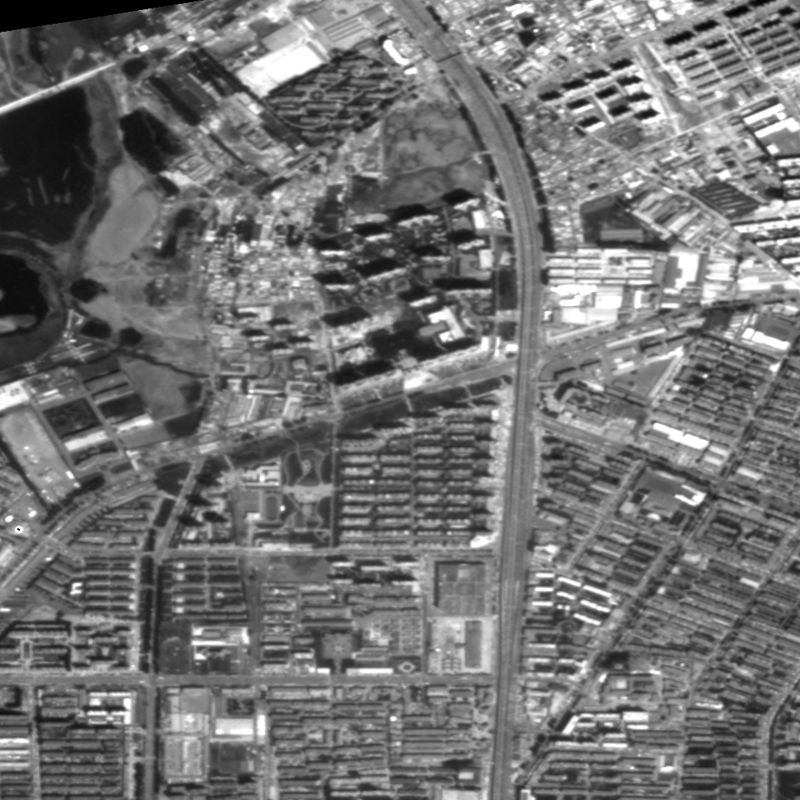
%> input picture optical_2_1.tif, 800 x 800 px
$ octave main.m   (GNU Octave 9; MATLAB toolbox functions it lacks are replaced by stand-ins)
%> lines starting %> are read from the running program, lines starting %| are printed output that depends on the picture
### ImageTranslate.m
function img2 = ImageTranslate(img1, delta_v, delta_h)%参数分别为图像矩阵、水平位移、垂直位移
%> called with delta_v = 35, delta_h = 47
    %%取位移的绝对值
    abs_delta_v = abs(delta_v);
    abs_delta_h = abs(delta_h);
    %%将图像uint8类型的数据转换为double类型的同时，把数据范围由原来的0~255映射到0~1，可以看作数据的一种归一化,以便计算
    img = im2double(img1);
    %获取图像的宽和高以及层数，即图像数据的行数r和列数c以及维数l
    [r,c,l] = size(img);

    %如果平移的水平位移或垂直位移大于图像的宽度或高度，则直接输出黑色图像即可
    if(abs_delta_h >= r || abs_delta_v >= c)
       img2 = zeros(r,c,l);
       return
    elseif(abs_delta_h == 0 && abs_delta_v == 0)%当水平和垂直位移都为0时，输出原图像
        img2 = img;
        return
    end

    %%构造矩阵
    rows = zeros(abs_delta_h,c,l);%用于插入图像的上方或下方，当垂直位移为负时插入图像的下方
    cols = zeros(r + abs_delta_h,abs_delta_v,l);%用于插入图像的左方或右方，当水平位移为负时插入图像的右方

    if(delta_v < 0)%当水平位移为负时插入图像的下方
        img = [img;rows];
        if(delta_h < 0)%当垂直位移为负时插入图像的右方
            img = [img,cols];
            img2 = img(abs_delta_h:end,abs_delta_v:end,:);%输出右下角
        elseif(delta_h >= 0)%当垂直位移为正时插入图像的左方
            img = [cols,img];
            img2 = img(max(abs_delta_h,1):end,1:c,:);%输出右下角
        end
    elseif(delta_v > 0)%当水平位移为正时插入图像的上方
        img = [rows;img];
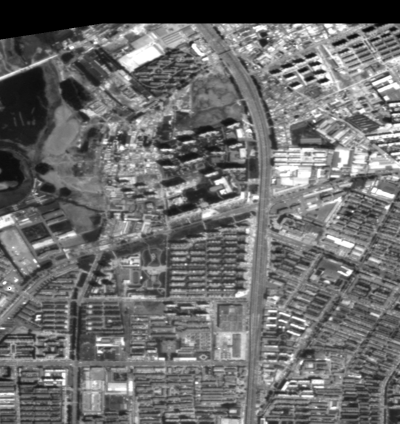
%> img: size 847x800 double (shown at 1/2 size); min 0, max 255, mean 107.8
        if(delta_h < 0)
            img = [img,cols];
            img2 = img(1:r,abs_delta_v:end,:);%输出右上角
        elseif(delta_h >= 0)
            img = [cols,img];
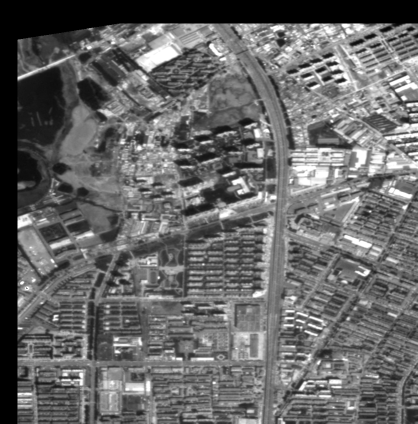
%> img: size 847x835 double (shown at 1/2 size); min 0, max 255, mean 103.3
            img2 = img(1:r,1:c,:);%输出左上角
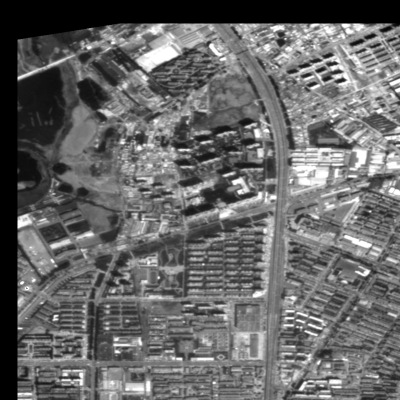
%> img2: size 800x800 double (shown at 1/2 size); min 0, max 255, mean 103
        end
    else%当水平位移为0时垂直方向不操作
        if(delta_h < 0)
            img = [img;rows];
            img2 = img(1:r,abs_delta_v:end,:);%输出图像右方
        elseif(delta_h >= 0)
            img = [cols,img];
            img2 = img(1:r,1:c,:);%输出图像左方
        end
    end

    [r2,c2,l2] = size(img2);
end

### FourierMellin.m
function [registered1,registered2,Tx,Ty] = FourierMellin(Img1,Img2,fm1,fm2,lth,hth)

    % The procedure is as follows (note this does not compute scale)

    % (1)   read I1
    % (2)   read I2
    % (3)   FFT of I1, 频率移至0
    % (4)   FFT of I2, 频率移至0
    % (5)   对(3)高通滤波
    % (6)   对(4)高通滤波
    % (7)   把(5)换到对数坐标系
    % (8)   把(6)换到对数坐标系
    % (9)   FFT of (7)
    % (10)  FFT of (8)
    % (11)  相位相关 (9) 和 (10)
    % (12)  定位(11)相位相关峰值
    % (13)  计算旋转角 (360 / Image Y Size) * y from (12)
    % (14)  旋转图像 (13)角度
    % (15)  旋转图像 (13)角度+180
    % (16)  FFT of (14)
    % (17)  FFT of (15)
    % (18)  相位相关 (3) 和 (16)
    % (19)  相位相关 (3) 和 (17)
    % (20)  求(18)相位相关结果的峰值
    % (21)  求(19)相位相关结果的峰值
    % (22)  如果相位相关峰值(20) > 峰值(21), (20)得到的坐标是变换参数
    % (23a) 反之(21)结果作为变换参数
    % (23b) 如果旋转角 (13) < 180, 加180反之减去180

    % ---------------------------------------------------------------------


    % Load first feature map image (I1)

    I1 = fm1;


    % Load second image (I2)

    I2 = fm2;


    % ---------------------------------------------------------------------


    % Convert both to FFT, centering on zero frequency component

    SizeX = size(I1, 1);
    SizeY = size(I1, 2);

    FA = fftshift(fft2(I1));
    FB = fftshift(fft2(I2));

    % Output (FA, FB)


    % ---------------------------------------------------------------------


    % Convolve the magnitude of the FFT with a high pass filter)

    IA = hipass_filter(size(I1, 1),size(I1,2)).*abs(FA);
    IB = hipass_filter(size(I2, 1),size(I2,2)).*abs(FB);


    % Transform the high passed FFT phase to Log Polar space

    L1 = transformImage(IA, SizeX, SizeY, SizeX, SizeY, 'nearest', size(IA) / 2, 'full');
    L2 = transformImage(IB, SizeX, SizeY, SizeX, SizeY, 'nearest', size(IB) / 2, 'full');


    % Convert log polar magnitude spectrum to FFT

    THETA_F1 = fft2(L1);
    THETA_F2 = fft2(L2);


    % Compute cross power spectrum of F1 and F2

    a1 = angle(THETA_F1);
    a2 = angle(THETA_F2);

    THETA_CROSS = exp(i * (a1 - a2));
    THETA_PHASE = real(ifft2(THETA_CROSS));


    % Find the peak of the phase correlation

    THETA_SORTED = sort(THETA_PHASE(:));  % TODO speed-up, we surely don't need to sort

    SI = length(THETA_SORTED):-1:(length(THETA_SORTED));

    [THETA_X, THETA_Y] = find(THETA_PHASE == THETA_SORTED(SI));


    % Compute angle of rotation

    DPP = 360 / size(THETA_PHASE, 2);

    Theta = DPP * (THETA_Y - 1);

    % Output (Theta)


    % ---------------------------------------------------------------------


    % Rotate image back by theta and theta + 180

    R1 = imrotate(I2, -Theta, 'nearest', 'crop');
    R2 = imrotate(I2,-(Theta + 180), 'nearest', 'crop');

    % Output (R1, R2)


	% ---------------------------------------------------------------------


    % Take FFT of R1

    R1_F2 = fftshift(fft2(R1));


    % Compute cross power spectrum of R1_F2 and F2

    a1 = angle(FA);
    a2 = angle(R1_F2);

    R1_F2_CROSS = exp(i * (a1 - a2));
    R1_F2_PHASE = real(ifft2(R1_F2_CROSS));
%     figure;
%     surf((R1_F2_PHASE - min(min(R1_F2_PHASE)))/(max(max(R1_F2_PHASE))-min(min(R1_F2_PHASE))));title('旋转互相关峰值图（梯度预处理后）');
%
    % Output (R1_F2_PHASE)


    % ---------------------------------------------------------------------


    % Take FFT of R2

    R2_F2 = fftshift(fft2(R2));


    % Compute cross power spectrum of R2_F2 and F2

    a1 = angle(FA);
    a2 = angle(R2_F2);

    R2_F2_CROSS = exp(i * (a1 - a2));
    R2_F2_PHASE = real(ifft2(R2_F2_CROSS));

    % Output (R2_F2_PHASE)
    figure;
    surf((R2_F2_PHASE - min(min(R2_F2_PHASE)))/(max(max(R2_F2_PHASE))-min(min(R2_F2_PHASE))));title('平移互相关峰值图（梯度预处理后）');
    figure;

    % ---------------------------------------------------------------------


    % Decide whether to flip 180 or -180 depending on which was the closest

    MAX_R1_F2 = max(max(R1_F2_PHASE));
    MAX_R2_F2 = max(max(R2_F2_PHASE));

    if (MAX_R1_F2 > MAX_R2_F2)

        [y, x] = find(R1_F2_PHASE == max(max(R1_F2_PHASE)));

        R = imrotate(Img2, -Theta, 'nearest', 'crop');


    else

        [y, x] = find(R2_F2_PHASE == max(max(R2_F2_PHASE)));

        if (Theta < 180)
            Theta = Theta + 180;
        else
            Theta = Theta - 180;
        end

        R = imrotate(Img2,-(Theta + 180), 'nearest', 'crop');
    end

    % Output (R, x, y)


    % ---------------------------------------------------------------------


    % Ensure correct translation by taking from correct edge

    Tx = x - 1;
    Ty = y - 1;

    if (x > (size(I1, 2) / 2))
        Tx = Tx - size(I1, 2);
    end

    if (y > (size(I1, 1) / 2))
        Ty = Ty - size(I1, 1);
    end

    % Output (Sx, Sy)


    % ---------------------------------------------------------------------
    % FOLLOWING CODE TAKEN DIRECTLY FROM fm_gui_v2

    % Combine original and registered images

    input2_rectified = R; move_ht = Ty; move_wd = Tx;

    total_height = max(size(I1,1),(abs(move_ht)+size(input2_rectified,1)));
    total_width =  max(size(I1,2),(abs(move_wd)+size(input2_rectified,2)));
    combImage = zeros(total_height,total_width); registered1 = zeros(total_height,total_width); registered2 = zeros(total_height,total_width);

    % if move_ht and move_wd are both POSITIVE
    if((move_ht>=0)&&(move_wd>=0))
        registered1(1:size(I1,1),1:size(I1,2)) = Img1;
        registered2((1+move_ht):(move_ht+size(input2_rectified,1)),(1+move_wd):(move_wd+size(input2_rectified,2))) = input2_rectified;
    elseif ((move_ht<0)&&(move_wd<0))   % if translations are both NEGATIVE
        registered2(1:size(input2_rectified,1),1:size(input2_rectified,2)) = input2_rectified;
        registered1((1+abs(move_ht)):(abs(move_ht)+size(I1,1)),(1+abs(move_wd)):(abs(move_wd)+size(I1,2))) = Img1;
    elseif ((move_ht>=0)&&(move_wd<0))
        registered2((move_ht+1):(move_ht+size(input2_rectified,1)),1:size(input2_rectified,2)) = input2_rectified;
        registered1(1:size(I1,1),(abs(move_wd)+1):(abs(move_wd)+size(I1,2))) = Img1;
    elseif ((move_ht<0)&&(move_wd>=0))
        registered1((abs(move_ht)+1):(abs(move_ht)+size(I1,1)),1:size(I1,2)) = Img1;
        registered2(1:size(input2_rectified,1),(move_wd+1):(move_wd+size(input2_rectified,2))) = input2_rectified;
    end

    if sum(sum(registered1==0)) > sum(sum(registered2==0))   % find the image with the greater number of zeros - we shall plant that one and then bleed in the other for the combined image
        plant = registered1;    bleed = registered2;
    else
        plant = registered2;    bleed = registered1;
    end

    combImage = plant;
    for p=1:total_height
        for q=1:total_width
            if (combImage(p,q)==0)
                combImage(p,q) = bleed(p,q);
            end
        end
    end


    % Show final image

    imagesc(combImage, [lth hth]);
    colormap('gray');
    title('Fourier Mellin Registration (Pixel Level)')
    axis xy;

### hipass_filter.m
function H = hipass_filter(ht,wd)
% hi-pass filter function
% ...designed for use with Fourier-Mellin stuff
res_ht = 1 / (ht-1);
res_wd = 1 / (wd-1);

eta = cos(pi*(-0.5:res_ht:0.5));
neta = cos(pi*(-0.5:res_wd:0.5));
X = eta'*neta;

H=(1.0-X).*(2.0-X);

### transformImage.m
function [r,g,b] = transformImage(A, Ar, Ac, Nrho, Ntheta, Method, Center, Shape)

% Inputs:   A       输入图像
%           Nrho    行数
%           Ntheta  列数
%           Method  插值算法
%           Center  初始图像中点
%           Shape   输出大小
%           Class   存储格式

global rho;

theta = linspace(0,2*pi,Ntheta+1); theta(end) = [];

switch Shape
case 'full'
    corners = [1 1;Ar 1;Ar Ac;1 Ac];
    d = max(sqrt(sum((repmat(Center(:)',4,1)-corners).^2,2)));
case 'valid'
    d = min([Ac-Center(1) Center(1)-1 Ar-Center(2) Center(2)-1]);
end
minScale = 1;
rho = logspace(log10(minScale),log10(d),Nrho)';  % default 'base 10' logspace - play with d to change the scale of the log axis

% convert polar coordinates to cartesian coordinates and center
xx = rho*cos(theta) + Center(1);
yy = rho*sin(theta) + Center(2);

if nargout==3
  if strcmp(Method,'nearest'), % Nearest neighbor interpolation
    r=interp2(A(:,:,1),xx,yy,'nearest');
    g=interp2(A(:,:,2),xx,yy,'nearest');
    b=interp2(A(:,:,3),xx,yy,'nearest');
  elseif strcmp(Method,'bilinear'), % Linear interpolation
    r=interp2(A(:,:,1),xx,yy,'linear');
    g=interp2(A(:,:,2),xx,yy,'linear');
    b=interp2(A(:,:,3),xx,yy,'linear');
  elseif strcmp(Method,'bicubic'), % Cubic interpolation
    r=interp2(A(:,:,1),xx,yy,'cubic');
    g=interp2(A(:,:,2),xx,yy,'cubic');
    b=interp2(A(:,:,3),xx,yy,'cubic');
  else
    error(['Unknown interpolation method: ',method]);
  end
  % any pixels outside , pad with black
  mask= (xx>Ac) | (xx<1) | (yy>Ar) | (yy<1);
  r(mask)=0;
  g(mask)=0;
  b(mask)=0;
else
  if strcmp(Method,'nearest'), % Nearest neighbor interpolation
    r=interp2(A,xx,yy,'nearest');
  elseif strcmp(Method,'bilinear'), % Linear interpolation
    r=interp2(A,xx,yy,'linear');
  elseif strcmp(Method,'bicubic'), % Cubic interpolation
    r=interp2(A,xx,yy,'cubic');
  else
    error(['Unknown interpolation method: ',method]);
  end
  % any pixels outside warp, pad with black
  mask= (xx>Ac) | (xx<1) | (yy>Ar) | (yy<1);
  r(mask)=0;
end

### derivative5.m
% DERIVATIVE5 - 5-Tap 1st and 2nd discrete derivatives
%
% This function computes 1st and 2nd derivatives of an image using the 5-tap
% coefficients given by Farid and Simoncelli.  The results are significantly
% more accurate than MATLAB's GRADIENT function on edges that are at angles
% other than vertical or horizontal. This in turn improves gradient orientation
% estimation enormously.  If you are after extreme accuracy try using DERIVATIVE7.
%
% Usage:  [gx, gy, gxx, gyy, gxy] = derivative5(im, derivative specifiers)
%
% Arguments:
%                       im - Image to compute derivatives from.
%    derivative specifiers - A comma separated list of character strings
%                            that can be any of 'x', 'y', 'xx', 'yy' or 'xy'
%                            These can be in any order, the order of the
%                            computed output arguments will match the order
%                            of the derivative specifier strings.
% Returns:
%  Function returns requested derivatives which can be:
%     gx, gy   - 1st derivative in x and y
%     gxx, gyy - 2nd derivative in x and y
%     gxy      - 1st derivative in y of 1st derivative in x
%
%  Examples:
%    Just compute 1st derivatives in x and y
%    [gx, gy] = derivative5(im, 'x', 'y');
%
%    Compute 2nd derivative in x, 1st derivative in y and 2nd derivative in y
%    [gxx, gy, gyy] = derivative5(im, 'xx', 'y', 'yy')
%
% See also: DERIVATIVE7

% Reference: Hany Farid and Eero Simoncelli "Differentiation of Discrete
% Multi-Dimensional Signals" IEEE Trans. Image Processing. 13(4): 496-508 (2004)

% Copyright (c) 2010 Peter Kovesi
% www.peterkovesi.com/matlabfns/
%
% Permission is hereby granted, free of charge, to any person obtaining a copy
% of this software and associated documentation files (the "Software"), to deal
% in the Software without restriction, subject to the following conditions:
%
% The above copyright notice and this permission notice shall be included in
% all copies or substantial portions of the Software.
%
% The Software is provided "as is", without warranty of any kind.
%
% April 2010
% May   2019 - Correction to calculation of dxy. Thanks to Sebastian Gesemann.

function varargout = derivative5(im, varargin)

    varargin = varargin(:);
    varargout = cell(size(varargin));

    % Check if we are just computing 1st derivatives.  If so use the
    % interpolant and derivative filters optimized for 1st derivatives, else
    % use 2nd derivative filters and interpolant coefficients.
    % Detection is done by seeing if any of the derivative specifier
    % arguments is longer than 1 char, this implies 2nd derivative needed.
    secondDeriv = false;
    for n = 1:length(varargin)
        if length(varargin{n}) > 1
            secondDeriv = true;
            break
        end
    end

    if ~secondDeriv
        % 5 tap 1st derivative cofficients.  These are optimal if you are just
        % seeking the 1st deriavtives
        p = [0.037659  0.249153  0.426375  0.249153  0.037659];
        d1 =[0.109604  0.276691  0.000000 -0.276691 -0.109604];
    else
        % 5-tap 2nd derivative coefficients. The associated 1st derivative
        % coefficients are not quite as optimal as the ones above but are
        % consistent with the 2nd derivative interpolator p and thus are
        % appropriate to use if you are after both 1st and 2nd derivatives.
        p  = [0.030320  0.249724  0.439911  0.249724  0.030320];
        d1 = [0.104550  0.292315  0.000000 -0.292315 -0.104550];
        d2 = [0.232905  0.002668 -0.471147  0.002668  0.232905];
    end

    % Compute derivatives.  Note that in the 1st call below MATLAB's conv2
    % function performs a 1D convolution down the columns using p then a 1D
    % convolution along the rows using d1. etc etc.

    for n = 1:length(varargin)
      if strcmpi('x', varargin{n})
          varargout{n} = conv2(p, d1, im, 'same');
      elseif strcmpi('y', varargin{n})
          varargout{n} = conv2(d1, p, im, 'same');
      elseif strcmpi('xx', varargin{n})
          varargout{n} = conv2(p, d2, im, 'same');
      elseif strcmpi('yy', varargin{n})
          varargout{n} = conv2(d2, p, im, 'same');
      elseif strcmpi('xy', varargin{n}) || strcmpi('yx', varargin{n})
          varargout{n} = conv2(d1, d1, im, 'same');
      else
          error('''%s'' is an unrecognized derivative option',varargin{n});
      end
    end


### Harris.m
% Harris - Harris corner detector
%
% Usage:                 cim = harris(im, sigma, k)
%                [cim, r, c] = harris(im, sigma, k, keyword-value options...)
%
% Required arguments:
%            im    - Image to be processed.
%            sigma - Standard deviation of smoothing Gaussian used to sum
%                    the derivatives when forming the structure tensor. Typical
%                    values to use might be 1-3.
%            k     - Parameter relating the trace to the determinant of the
%                    structure tensor in the Harris measure.
%                    cim = det(M) - k trace^2(M).
%                    Traditionally k = 0.04
%
% Optional keyword - value arguments for performing non-maxima suppression:
%
%          'radius' - Radius of region considered in non-maximal
%                     suppression. Typical values to use might
%                     be 1-3 pixels. Default is 1.
%          'thresh' - Threshold, only features with value greater than
%                     threshold are returned. Default is 1.
%          'N'      - Maximum number of features to return.  In this case the
%                     N strongest features with value above 'thresh' are
%                     returned. Default is Inf.
%        'subpixel' - If set to true features are localised to subpixel
%                     precision. Default is false.
%        'display'  - Optional flag true/false. If true the detected corners
%                     are overlayed on the input image. This can be useful
%                     for parameter tuning. Default is false.
%
% Returns:
%            cim    - Corner strength image.
%            r      - Row coordinates of corner points.
%            c      - Column coordinates of corner points.
%
% With only 'im' 'sigma' and 'k' supplied as arguments only 'cim' is returned
% as a raw corner strength image.  You may then want to look at the values
% within 'cim' to determine the appropriate threshold value to use. Note that
% the Harris corner strength varies with the intensity gradient raised to the
% 4th power.  Small changes in input image contrast result in huge changes in
% the appropriate threshold.
%
% If any of the optional keyword - value arguments for performing non-maxima
% suppression are specified then the feature coordinate locations are also
% returned.
%
% Example: To get the 100 strongest features and display the detected points
% on the input image use:
%  >> [cim, r, c] = harris(im, 1, .04, 'N', 100, 'display', true);
%
% The Harris measure is det(M) - k trace^2(M), where k is a parameter you have
% to set (traditionally k = 0.04) and M is the structure tensor.  Use Noble's
% measure if you wish to avoid the need to set a parameter k.  However the
% Shi-Tomasi measure is probably what you really want.
%
% See also: NOBLE, SHI_TOMASI, HESSIANFEATURES, NONMAXSUPPTS, DERIVATIVE5

% References:
% C.G. Harris and M.J. Stephens. "A combined corner and edge detector",
% Proceedings Fourth Alvey Vision Conference, Manchester.
% pp 147-151, 1988.

% Copyright (c) 2002-2016 Peter Kovesi
% www.peterkovesi.com/matlabfns/
%
% Permission is hereby granted, free of charge, to any person obtaining a copy
% of this software and associated documentation files (the "Software"), to deal
% in the Software without restriction, subject to the following conditions:
%
% The above copyright notice and this permission notice shall be included in
% all copies or substantial portions of the Software.
%
% The Software is provided "as is", without warranty of any kind.

% March    2002 - Original version
% December 2002 - Updated comments
% August   2005 - Changed so that code calls nonmaxsuppts
% August   2010 - Changed to use Farid and Simoncelli's derivative filters
% January  2016 - Noble made distinct from the Harris function and argument
%                 handling changed (this will break some code, sorry)

function [cim, r, c] = harris(im, sigma, k, varargin)

    if ~isa(im,'double')
	im = double(im);
    end

    % Compute derivatives and the elements of the structure tensor.
    [Ix, Iy] = derivative5(im, 'x', 'y');
    Ix2 = gaussfilt(Ix.^2,  sigma);
    Iy2 = gaussfilt(Iy.^2,  sigma);
    Ixy = gaussfilt(Ix.*Iy, sigma);

    % Compute Harris corner measure.
    cim = (Ix2.*Iy2 - Ixy.^2) - k*(Ix2 + Iy2).^2;

    if length(varargin) > 0
        [thresh, radius, N, subpixel, disp ,axisx,axisy] = checkargs(varargin);
        if disp
            [r,c] = nonmaxsuppts(cim, 'thresh', thresh, 'radius', radius, 'N', N, ...
                                 'subpixel', subpixel, 'im', im ,'axis_x',axisx, 'axis_y',axisy);
        else
            [r,c] = nonmaxsuppts(cim, 'thresh', thresh, 'radius', radius, 'N', N, ...
                                 'subpixel', subpixel, 'im', [] ,'axis_x',axisx, 'axis_y',axisy);
        end
    else
        r = [];
        c = [];
    end
%---------------------------------------------------------------
% [22 lines left out: function checkargs, not called in this run]

### main.m
clc;
clear all;
close all;
%% Read Image (test algorithm)
I1 = double(imread('D:\Study\Master_project\code\image\optical_2_1.tif'));
I2 = imrotate(I1,0, 'nearest', 'crop');
I2 = ImageTranslate(I2,35,47);

%% Preprocess (Gradient graph)
[Gx1,Gy1] = gradient(abs(I1)); G1 = sqrt(Gx1.^2 + Gy1.^2);
[Gx2,Gy2] = gradient(abs(I2)); G2 = sqrt(Gx2.^2 + Gy2.^2);
%> after `[Gx2,Gy2] = gradient(abs(I2))`:
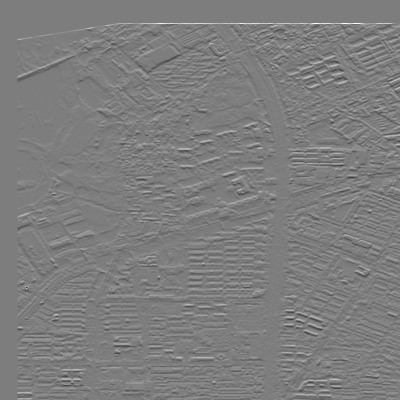
%> Gy2: size 800x800 double (shown at 1/2 size); min -124.5, max 127.5, mean 0.1; drawn with min black and max white

%% Mellin Registration

[outputI1,outputI2,tx,ty] = FourierMellin(abs(I1),abs(I2),G1,G2,0,255);%显示范围自己调整
%> in FourierMellin, `IB = hipass_filter(size(I2, 1),size(I2,2)).*abs(FB);`:
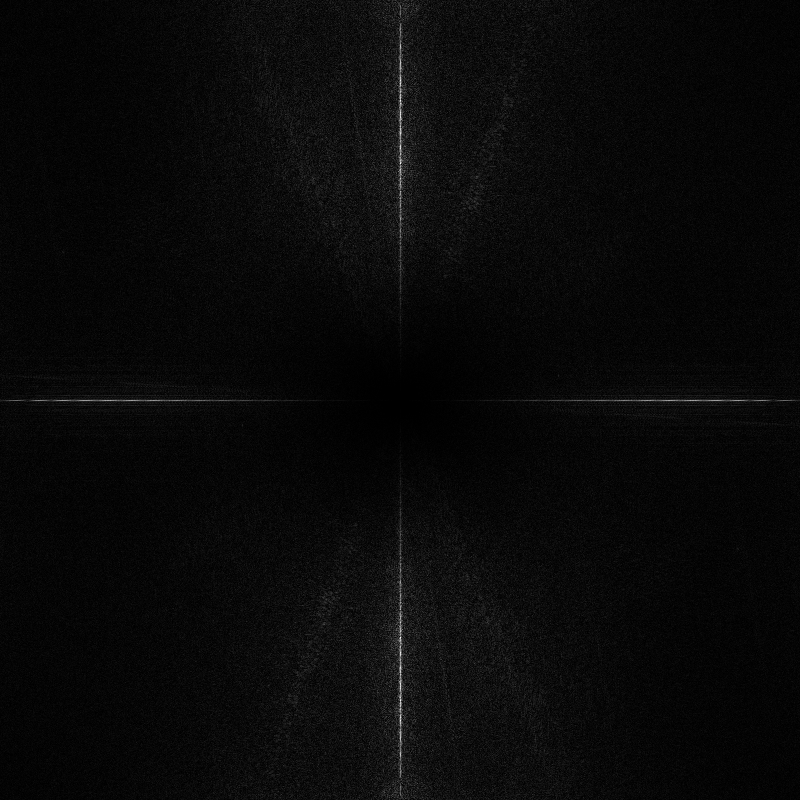
%> IB: size 800x800 double; min 0.626, max 43727.6, mean 1625.6; drawn with min black and max white
%> (the rest of the program and of its run is left out)
